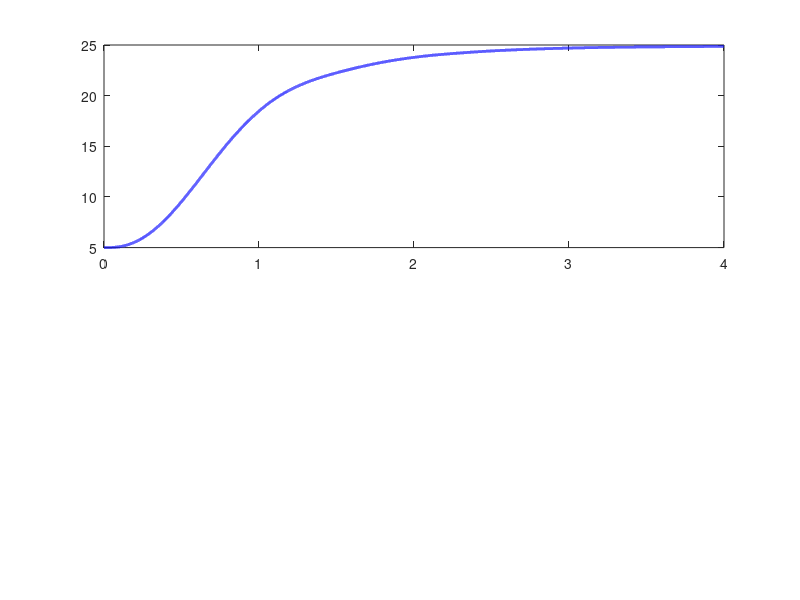

Source code (MATLAB): (Note: this script raises an error after producing the figure.)
% =========================================================
% SYSTEM SIMULATION: BALL AND BEAM
% Author: NhatDang47 & Tp325
% =========================================================
clear; clc; close all;

% --- 1. THÔNG SỐ ---
% Tỷ lệ chuyển đổi đơn vị
deg2rad = pi/180;
rad2deg = 180/pi;

% Vòng ngoài (Position - cm)
KP_X = 4.0;
KI_X = 0.0;
KD_X = 4.0;
DEADBAND_X = 0.2;

% Vòng trong (Angle - deg)
KP_TH = 2.4;
KI_TH = 0.05;
KD_TH = 0.6;

% Vật lý
K_SYS = 588.6; % cm/s^2
MAX_TILT = 20.0; % độ
SETPOINT_X = 25.0; % cm

% Thông số động cơ (Ước lượng cho Gear Motor 12V)
R = 5.0; L = 0.01; Kt = 1.5; Ke = 0.5; J = 0.05; b = 0.1;
m_ball = 0.05; % kg
g = 9.81;

% --- 2. CẤU HÌNH THỜI GIAN ---
dt_sim = 0.0001; % Thế giới thực (10kHz)
dt_inner = 0.01; % Vòng lặp Góc 100Hz (10ms)
dt_outer = 0.05; % Vòng lặp Vị trí ~20Hz (50ms)

t_end = 4.0; 
t = 0:dt_sim:t_end;
N = length(t);

% --- 3. KHỞI TẠO TRẠNG THÁI ---
x = zeros(1, N); v = zeros(1, N); % Bóng
theta = zeros(1, N); omega = zeros(1, N); curr = zeros(1, N); % Motor

% Biến PID
e_x_prev = 0; E_x_sum = 0;
e_th_prev = 0; E_th_sum = 0;
targetAngle = 0; 
V_cmd = 0;

% Vị trí ban đầu
x(1) = 5.0; % Bóng bắt đầu ở vạch 5cm

% --- 4. VÒNG LẶP MÔ PHỎNG (DISCRETE + ANALOG) ---
for k = 1:(N-1)
    
    % --- VÒNG NGOÀI (20Hz) ---
    if mod(k-1, round(dt_outer/dt_sim)) == 0
        ex = SETPOINT_X - x(k);
        
        % Tính PD Vị trí
        E_x_sum = E_x_sum + ex * dt_outer;
        edot_x = (ex - e_x_prev) / dt_outer;
        e_x_prev = ex;
        
        a_req = KP_X * ex + KI_X * E_x_sum + KD_X * edot_x;
        
        % Tuyến tính hóa hồi tiếp (ArcSin)
        ratio = a_req / K_SYS;
        ratio = max(min(ratio, 0.99), -0.99);
        targetAngle = asin(ratio) * rad2deg;
        targetAngle = max(min(targetAngle, MAX_TILT), -MAX_TILT);
    end

    % --- VÒNG TRONG (100Hz) ---
    if mod(k-1, round(dt_inner/dt_sim)) == 0
        e_th = targetAngle - theta(k);
        
        E_th_sum = E_th_sum + e_th * dt_inner;
        edot_th = (e_th - e_th_prev) / dt_inner;
        e_th_prev = e_th;
        
        % Lệnh điện áp (Ánh xạ PWM sang Voltage)
        V_cmd = KP_TH * e_th + KI_TH * E_th_sum + KD_TH * edot_th;
        V_cmd = max(min(V_cmd, 12.0), -12.0);
    end

    % --- VẬT LÝ HỆ THỐNG (10kHz) ---
    % 1. Động lực học Motor & Nhiễu tải
    % Nhiễu do trọng lượng quả bóng đè lên thanh
    dist_torque = (m_ball * g * (x(k)/100) * cos(theta(k)*deg2rad)) * 0.1; 

    di = (V_cmd - R*curr(k) - Ke*omega(k)*deg2rad) / L;
    curr(k+1) = curr(k) + di * dt_sim;
    
    dw = (Kt*curr(k+1) - b*omega(k)*deg2rad - dist_torque) / J;
    omega(k+1) = omega(k) + (dw * rad2deg) * dt_sim;
    theta(k+1) = theta(k) + omega(k+1) * dt_sim;
    
    % 2. Động lực học quả bóng lăn
    a_ball = K_SYS * sin(theta(k+1) * deg2rad); 
    v(k+1) = v(k) + a_ball * dt_sim;
    x(k+1) = x(k) + v(k+1) * dt_sim;
end

% --- 5. HIỂN THỊ KẾT QUẢ ---
figure('Name', 'Ball and Beam Cascade Control Simulation');

subplot(2,1,1);
plot(t, x, 'b', 'LineWidth', 2); hold on;
yline(SETPOINT_X, 'r--', 'Setpoint');
title('Vị trí quả bóng (Outer Loop Response)');
ylabel('Vị trí (cm)'); grid on;

subplot(2,1,2);
plot(t, theta, 'g', 'LineWidth', 1.5); hold on;
plot(t, repmat(targetAngle, 1, length(t)), 'k--');
title('Góc nghiêng thanh Beam (Inner Loop Response)');
ylabel('Góc (Độ)'); xlabel('Thời gian (s)'); grid on;
